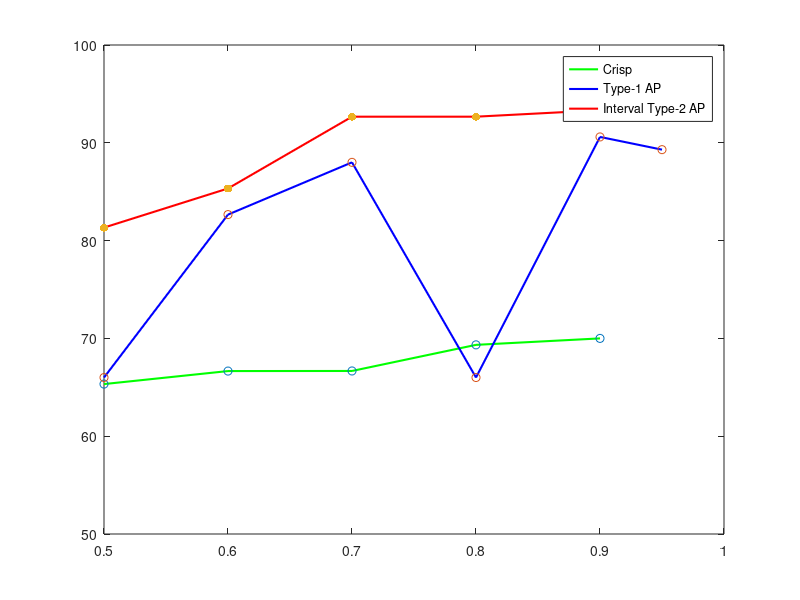

Recreate this plot in MATLAB.
lam1=[0.5 0.6 0.7 0.8 0.9];
acc1=[65.33 66.66 66.67 69.34 70];

lam2=[0.5 0.6 0.7 0.8 0.9 0.95];
acc2=[66 82.66 88 66 90.6 89.3];

lam3=[0.5 0.6 0.7 0.8 0.9 0.95];
acc3=[81.33 85.33 92.67 92.67 93.33 92.67];
clear y label;
box on
hold on 
graph1=plot(lam1,acc1,'green');
graph2=plot(lam2,acc2,'blue');
graph3=plot(lam3,acc3,'red');
set(graph1,'LineWidth',1.5);
set(graph2,'LineWidth',1.5);
set(graph3,'LineWidth',1.5);
yticks([50 60 70 80 90 100])
scatter(lam1,acc1,'green');
scatter(lam2,acc2,'blue');
scatter(lam3,acc3,'red','filled');
legend('Crisp','Type-1 AP','Interval Type-2 AP');
ylim([50 100]);
hold off